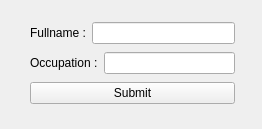
<?xml version="1.0" encoding="UTF-8"?>
<ui version="4.0">
 <class>Widget</class>
 <widget class="QWidget" name="Widget">
  <property name="geometry">
   <rect>
    <x>0</x>
    <y>0</y>
    <width>262</width>
    <height>129</height>
   </rect>
  </property>
  <property name="windowTitle">
   <string>Form</string>
  </property>
  <widget class="QWidget" name="">
   <property name="geometry">
    <rect>
     <x>30</x>
     <y>20</y>
     <width>205</width>
     <height>86</height>
    </rect>
   </property>
   <layout class="QVBoxLayout" name="verticalLayout">
    <item>
     <layout class="QHBoxLayout" name="horizontalLayout">
      <item>
       <widget class="QLabel" name="label">
        <property name="text">
         <string>Fullname :</string>
        </property>
       </widget>
      </item>
      <item>
       <widget class="QLineEdit" name="fullname_led"/>
      </item>
     </layout>
    </item>
    <item>
     <layout class="QHBoxLayout" name="horizontalLayout_2">
      <item>
       <widget class="QLabel" name="label_2">
        <property name="text">
         <string>Occupation :</string>
        </property>
       </widget>
      </item>
      <item>
       <widget class="QLineEdit" name="occupation_led"/>
      </item>
     </layout>
    </item>
    <item>
     <widget class="QPushButton" name="submit_btn">
      <property name="text">
       <string>Submit</string>
      </property>
     </widget>
    </item>
   </layout>
  </widget>
 </widget>
 <resources/>
 <connections/>
</ui>
